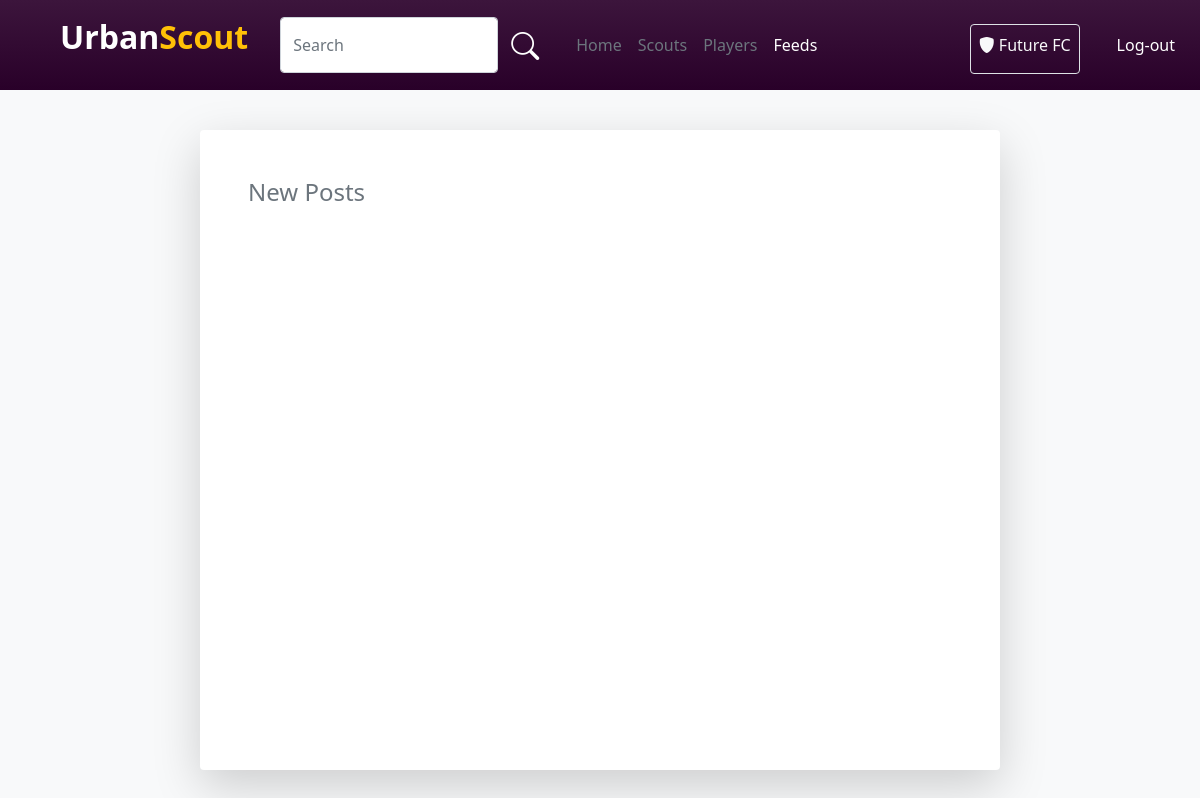
Before: /following_feeds (signed in) with the older database file.
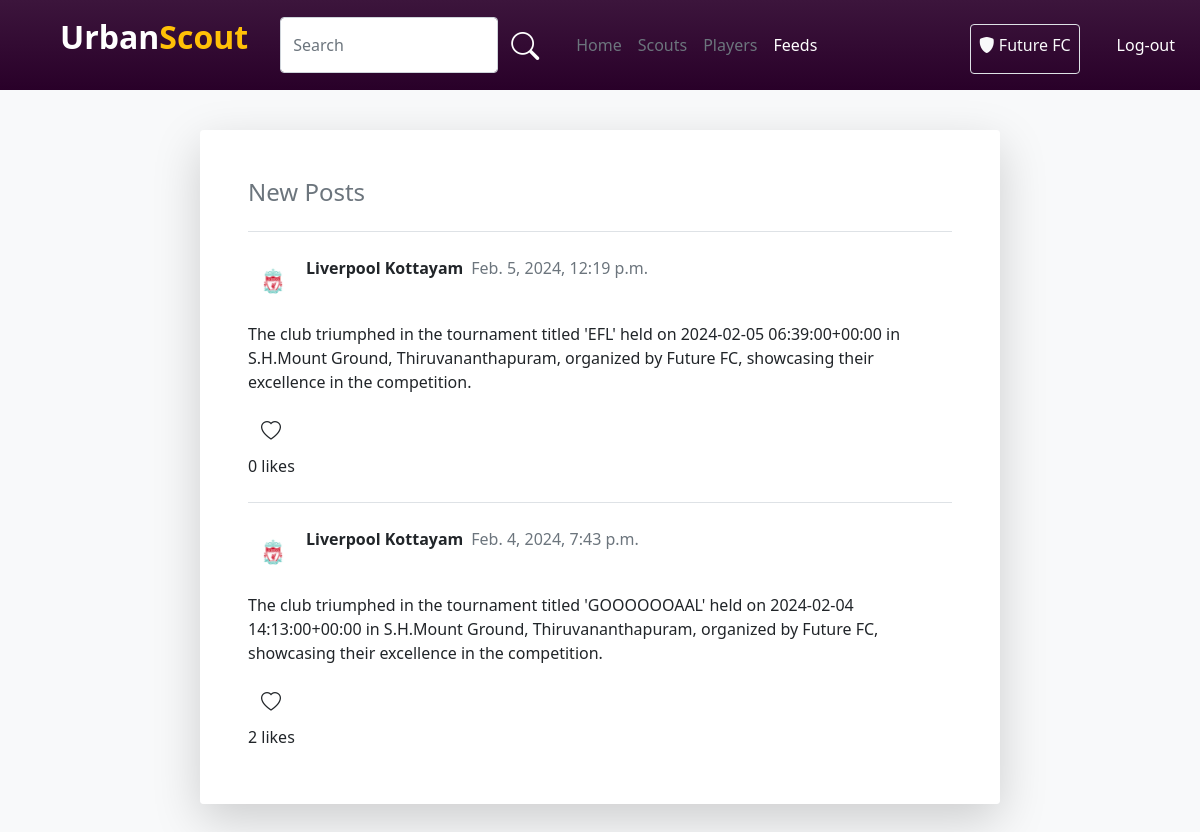
After: the same page with the newer database file.
### account/models.py (models this page shows)
class NewFeeds(models.Model):
    feed=models.CharField(max_length=200)
    img=models.ImageField(upload_to='pics',null=True)
    video = models.FileField(upload_to='pics',
    validators=[FileExtensionValidator(allowed_extensions=['MOV','avi','mp4','webm','mkv'])], null=True)
    user=models.ForeignKey(User,on_delete=models.CASCADE,related_name='newfeeds_as_user')
    datetime = models.DateTimeField(null=True)
    likes_cout=models.IntegerField(default=0)

class User(AbstractUser):
    username=models.CharField(max_length=32, blank=True, null=True)
    USERNAME_FIELD = 'email'
    email = models.EmailField(unique=True)
    img=models.ImageField(upload_to='pics',default='https://img.freepik.com/free-icon/man_318-677829.jpg',null=True)
    is_player=models.BooleanField('is_player',default=False)
    is_club=models.BooleanField('is_club',default=False)
    is_scout=models.BooleanField('is_scout',default=False)
    player_dob = models.DateField(("Date of Birth"), default=date.today, validators=[validate_dob])
    player_pos = models.CharField(("Position"),default='',max_length=30,choices=Pos_Choice)
    district = models.CharField(("District"),default='',max_length=20,choices=District_Choice)
    locality = models.CharField(("Locality"),default='',max_length=50,blank=True)
    player_foot = models.CharField(("Prefered Foot"),default='',max_length=10,choices=Foot_Choice)
    player_ability = models.IntegerField(("Ability"),default=0,choices=Ability_Choice)
    club_reputation = models.IntegerField(("Club Reputation"),default=0,choices=Ability_Choice)
    player_potential = models.IntegerField(("Potential"),default=0,choices=Ability_Choice)
    desc=models.CharField(("Description"),max_length=100, default='')
    club_name=models.CharField((("Club Name")),default='',max_length=30)
    scouted_by=models.CharField(max_length=30,default='')
    subscribed=models.BooleanField(default=False)
    phone = models.CharField(("Phone Number"), null=True, max_length=10, validators=[phone_number_validator])
    score=models.FloatField(default=0.0)
    REQUIRED_FIELDS = []

### account/views.py (the view)
# urls.py: path('following_feeds',views.following_feeds,name="following_feeds"),
def following_feeds(request):
    user = request.user
    following_users = following.objects.filter(following=user).values_list('followed_id', flat=True)
    feeds = NewFeeds.objects.filter(user__in=following_users).order_by('-datetime')
    context = {'feeds': feeds}
    return render(request, 'FollowingFeeds.html', context)

### template/FollowingFeeds.html (shortened to what the changed rows need)
{% load static %}
<!DOCTYPE html>
<html lang="en">
<head>
    <link rel="stylesheet" href="{% static 'style.css' %}">
    <link href="https://cdn.jsdelivr.net/npm/bootstrap@5.0.2/dist/css/bootstrap.min.css" rel="stylesheet"
>
    <link rel="stylesheet" href="https://cdn.jsdelivr.net/npm/bootstrap-icons@1.10.5/font/bootstrap-icons.css">
</head>
<body class="bg-light">
    <div class="d-flex flex-wrap justify-content-center mt-4">
        <div class="col-lg-8 col-12 player-feeds m-3 p-5 rounded bg-white shadow-lg">
            {% for j in feeds %}
            <div class="mt-4 border-top pt-4">
                <div class="d-flex">
                    <div class="feed-img">
                        <img class="w-100 rounded-circle" src={{j.user.img.url}} alt="">
                    </div>
                    <div class="ms-2 d-flex">
                        {% if j.user.is_club %}
                        <p class="fw-bold">
                            {{j.user.club_name}}
                        </p>
                        {% else %}
                        <p class="fw-bold">
                            {{j.user.first_name}} {{j.user.last_name}}
                        </p>
                        {% endif %}
                        <p class="ms-2 text-secondary">{{j.datetime}}</p>
                    </div>
                </div>
                <div class="">
                    <p>{{j.feed}}</p>
                    <div class="mt-2">
                        <button class="btn shadow-none like-button" data-feed-id="{{ j.id }}">
                            <i class="bi bi-heart fs-5"></i>
                        </button>
                        <p id="likes-count-{{ j.id }}">{{ j.likes_cout }} likes</p>
                    </div>
                </div>
            </div>
            {% endfor %}
        </div>
    </div>
</body>
</html>

Changed rows visible on the page:
added NewFeeds: user.img (picture), user.club_name "Liverpool Kottayam", datetime "Feb. 5, 2024, 12:19 p.m.", feed "The club triumphed in the tournament titled 'EFL' held on 2024-02-05 06:39:00+00:00 in S.H.Mount Ground, Thiruvananthapuram, organized by Future FC, showcasing their excellence in the competition.", likes_cout "0"
now on this page (row unchanged): NewFeeds: user.img (picture), user.club_name "Liverpool Kottayam", datetime "Feb. 4, 2024, 7:43 p.m.", feed "The club triumphed in the tournament titled 'GOOOOOOAAL' held on 2024-02-04 14:13:00+00:00 in S.H.Mount Ground, Thiruvananthapuram, organized by Future FC, showcasing their excellence in the competition.", likes_cout "2"
